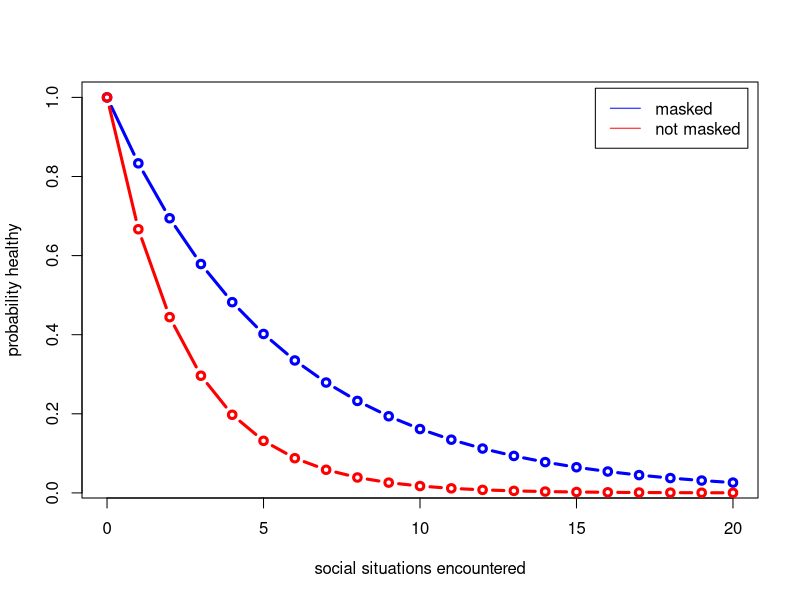
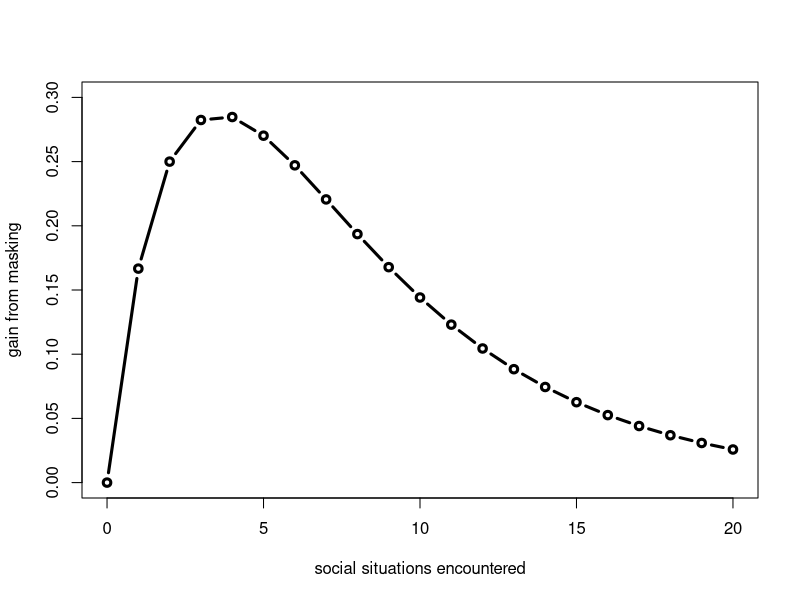
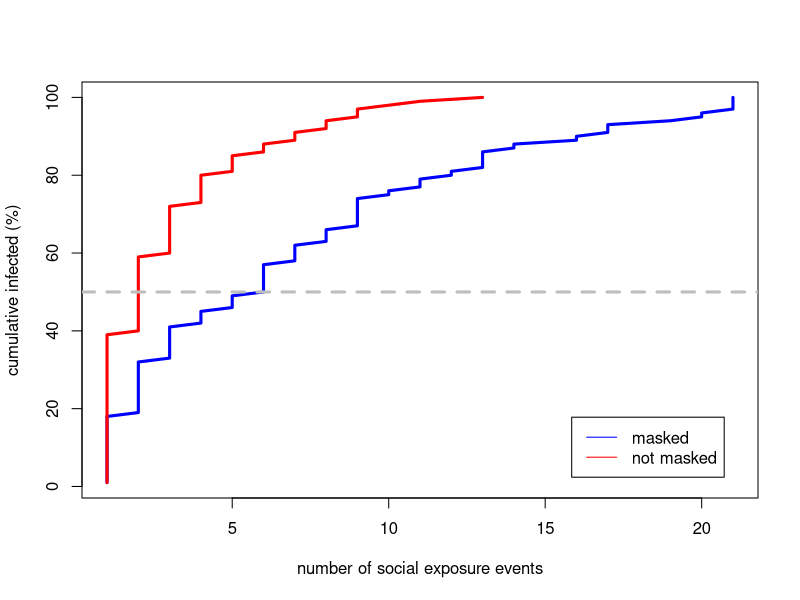
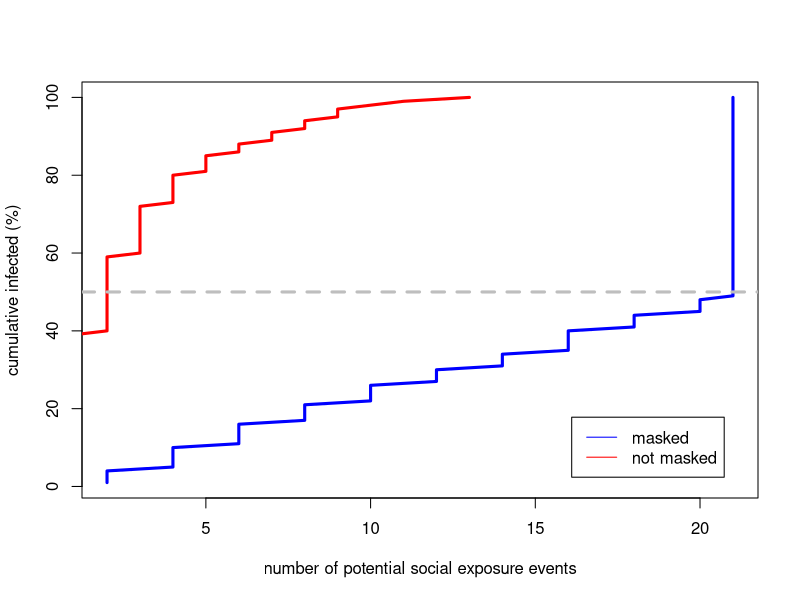

Write the R code that produced these figures, in order.
#The basic Leonhardt model
p_m<-1/6
p_nm<-2/6

s<-seq(0,20,1)

S_m<-(1-p_m)^s
S_nm<-(1-p_nm)^s
plot(s,S_m, col="blue", lwd=3,ty="b",
     xlab="social situations encountered", ylab="probability healthy")
 points(s,S_nm, col="red", lwd=3, ty="b")
 legend("topright", inset=0.015, lty=c(1,1), col=c("blue","red"),
        legend=c("masked","not masked"))


#What's the advantage over the course of encounters from masking? 
adv_m<-S_m-S_nm
plot(s,adv_m, col="black", lwd=3,ty="b",
      ylim=c(0,0.3),
      xlab="social situations encountered", ylab="gain from masking")
 
# Those were expected value results.  What does it look like if we do
# something stochastic.  Follow cohorts of 100 agents of each type.

# Generate some random numbers from the uniform distribution on
# the interval [0,1]

risk<-vector(length = 2000)
set.seed(12345)
risk<-runif(2000,0,1)

# Make some matrices to define the cohorts. Put the chance
# data from the uniform into the first one.
luck<-matrix(nrow=100, ncol=20, byrow = TRUE,
             data=risk)
ind_out_m<-matrix(nrow=100, ncol=20)
ind_out_nm<-matrix(nrow=100, ncol=20)

# Use the chance data and Leonhardt's dice numbers to decide the
# fate of each member of the two cohorts and coerce the results
# of the coin flips to be numbers not logicals.
ind_out_m[,]<-as.numeric(luck[,]>p_m)
ind_out_nm[,]<-as.numeric(luck[,]>p_nm)

# Make vectors to store the outcomes for each individual for each
# cohort
h_dur_m<-vector(length = 100)
h_dur_nm<-vector(length = 100)

# Use the "match" function to find the first occurrence of 
# 0 in each person's time line - indicating the event
# at which they contract COVID

for (i in 1:100){
  h_dur_m[i]<-match(0,ind_out_m[i,])
  h_dur_nm[i]<-match(0,ind_out_nm[i,])
}
# For individuals who never contract COVID, ther are
# no zero values, so match returns NA.
# Get rid of NA values. Replace them with 21 (i.e.
# the next largest value compared with the max
# of the sequence.)

m_frame<-as.data.frame(h_dur_m)
m_frame[is.na(m_frame)]<-21
h_dur_m<-as.vector(m_frame)

# hist(h_dur_m$h_dur_m)
# hist(h_dur_nm)
# summary(h_dur_nm)
# summary(h_dur_m$h_dur_m)

# Pull the data back into vectors if it 
# has been in a data frame to clear NA
# as above.
surv_nm<-h_dur_nm
surv_m<-h_dur_m$h_dur_m

# Sort the data by the event number at which COVID
# happens, to plot the empirical cumulative distribution
# of cases.

sort_surv_m<-sort(surv_m, decreasing = FALSE)
sort_surv_nm<-sort(surv_nm, decreasing = FALSE)
counting<-seq(1,100,1)
plot(sort_surv_m, counting, ty="l", col="blue", lwd=3,
     xlab="number of social exposure events", ylab="cumulative infected (%)")
 lines(sort_surv_nm, counting, col="red", lwd=3)
 legend("bottomright", inset=0.05, lty=c(1,1), col=c("blue","red"),
        legend=c("masked","not masked"))
 abline(h=50, lty=2, col="gray", lwd=3)
 

 
# Example with reduced risk exposure and social interaction for
# maskers.  We repeat all of the above for maskers, but now
# assume that they cut their number of interactions in half
# and they avoid high risk situations.
 
 new_risk<-vector(length = 1000)
 set.seed(12345)
 new_risk<-runif(1000,0.1,1)
 
 luck2<-matrix(nrow=100, ncol=10, byrow = TRUE,
              data=new_risk)
 ind_out_m2<-matrix(nrow=100, ncol=10)
 ind_out_m2[,]<-as.numeric(luck2[,]>p_m)
 # Get rid of NA values. Replace them with 21 (i.e.
 # the next largest value compared with the max
 # of the sequence.)
 
 
 h_dur_m2<-vector(length = 100)
 for (i in 1:100){
   h_dur_m2[i]<-match(0,ind_out_m2[i,])
 }
 m_frame2<-2*(as.data.frame(h_dur_m2))
 m_frame2[is.na(m_frame2)]<-21
 h_dur_m2<-as.vector(m_frame2)
 surv_m2<-h_dur_m2$h_dur_m2
 sort_surv_m2<-sort(surv_m2, decreasing = FALSE)
 count2<-seq(2,20,2)
 
 plot(sort_surv_m2, counting, ty="l", col="blue", lwd=3,
      xlab="number of potential social exposure events", ylab="cumulative infected (%)")
 lines(sort_surv_nm, counting, col="red", lwd=3)
 legend("bottomright", inset=0.05, lty=c(1,1), col=c("blue","red"),
        legend=c("masked","not masked"))
 abline(h=50, lty=2, col="gray", lwd=3)
 